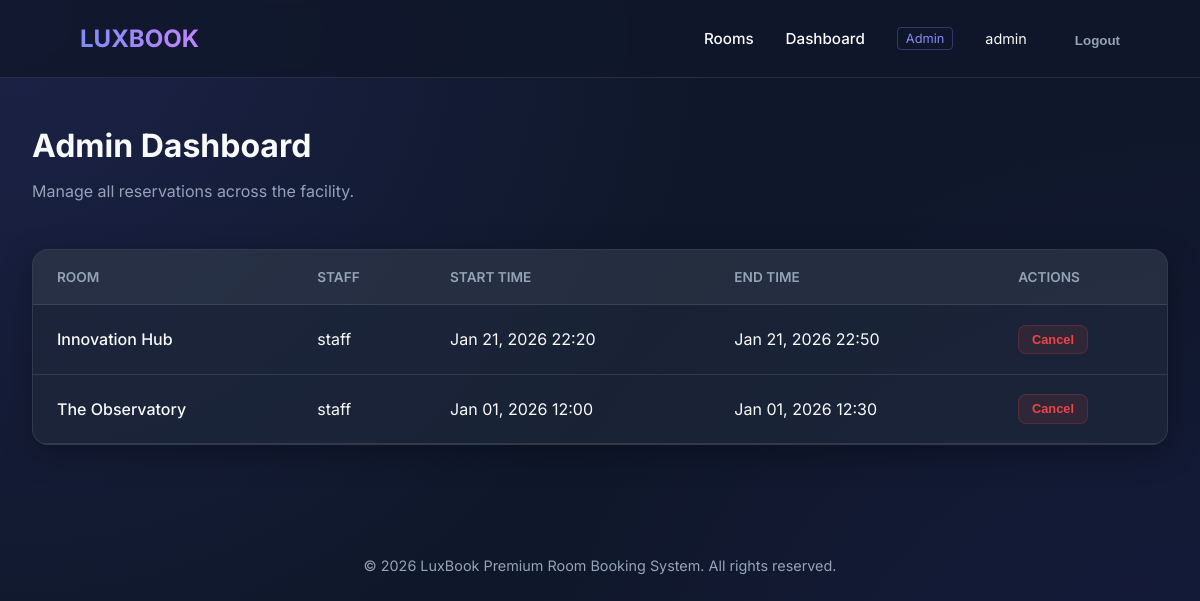
/admin-dashboard/ (signed in), run on the app's committed database.
### bookings/models.py (models this page shows, shortened)
class Booking(models.Model):
    room = models.ForeignKey(Room, on_delete=models.CASCADE, related_name='bookings')
    user = models.ForeignKey(User, on_delete=models.CASCADE)
    start_time = models.DateTimeField()
    end_time = models.DateTimeField()
    created_at = models.DateTimeField(auto_now_add=True)

class Room(models.Model):
    name = models.CharField(max_length=100)
    capacity = models.IntegerField()
    description = models.TextField()
    image_url = models.URLField(blank=True, null=True) # For premium look, we'll use generated images

### bookings/views.py (the view)
# urls.py: path('admin-dashboard/', views.admin_dashboard, name='admin_dashboard'),
@user_passes_test(is_admin)
def admin_dashboard(request):
    bookings = Booking.objects.all().order_by('-start_time')
    return render(request, 'bookings/admin_dashboard.html', {'bookings': bookings})

### bookings/views.py (called while the page is built)
def is_admin(user):
    return user.is_authenticated and (user.is_superuser or user.groups.filter(name='Admin').exists())

### bookings/templates/bookings/admin_dashboard.html (shortened to what this page needs)
{% extends 'bookings/base.html' %}
{% block content %}
<header style="margin-bottom: 3rem;">
    <h1 style="margin-bottom: 0.5rem;">Admin Dashboard</h1>
    <p style="color: var(--text-muted);">Manage all reservations across the facility.</p>
</header>
<div class="glass-card" style="padding: 0; overflow: hidden;">
    <table style="width: 100%; border-collapse: collapse; text-align: left;">
        <thead>
            <tr style="background: rgba(255, 255, 255, 0.05); border-bottom: 1px solid var(--glass-border);">
                <th
                    style="padding: 1.2rem 1.5rem; color: var(--text-muted); font-weight: 600; font-size: 0.85rem; text-transform: uppercase;">
                    Room</th>
                <th
                    style="padding: 1.2rem 1.5rem; color: var(--text-muted); font-weight: 600; font-size: 0.85rem; text-transform: uppercase;">
                    Staff</th>
                <th
                    style="padding: 1.2rem 1.5rem; color: var(--text-muted); font-weight: 600; font-size: 0.85rem; text-transform: uppercase;">
                    Start Time</th>
                <th
                    style="padding: 1.2rem 1.5rem; color: var(--text-muted); font-weight: 600; font-size: 0.85rem; text-transform: uppercase;">
                    End Time</th>
                <th
                    style="padding: 1.2rem 1.5rem; color: var(--text-muted); font-weight: 600; font-size: 0.85rem; text-transform: uppercase;">
                    Actions</th>
            </tr>
        </thead>
        <tbody>
            {% for booking in bookings %}
            <tr style="border-bottom: 1px solid var(--glass-border); transition: background 0.3s ease;"
                onmouseover="this.style.background='rgba(255,255,255,0.02)'"
                onmouseout="this.style.background='transparent'">
                <td style="padding: 1.2rem 1.5rem; font-weight: 500;">{{ booking.room.name }}</td>
                <td style="padding: 1.2rem 1.5rem;">{{ booking.user.username }}</td>
                <td style="padding: 1.2rem 1.5rem;">{{ booking.start_time|date:"M d, Y H:i" }}</td>
                <td style="padding: 1.2rem 1.5rem;">{{ booking.end_time|date:"M d, Y H:i" }}</td>
                <td style="padding: 1.2rem 1.5rem;">
                    <form method="post" action="{% url 'cancel_booking' booking.id %}" style="display: inline;">
                        <button type="submit" class="btn"
                            style="background: rgba(239, 68, 68, 0.1); color: #ef4444; border: 1px solid rgba(239, 68, 68, 0.2); padding: 0.4rem 0.8rem; font-size: 0.8rem;">Cancel</button>
                    </form>
                </td>
            </tr>
            {% empty %}
            <tr>
                <td colspan="5" style="padding: 3rem; text-align: center; color: var(--text-muted);">No bookings found.
                </td>
            </tr>
            {% endfor %}
        </tbody>
    </table>
</div>
{% endblock %}

### bookings/templates/bookings/base.html (shortened to what this page needs)
<!DOCTYPE html>
<html lang="en">
<head>
</head>
<body>
    <nav>
        <a href="/" class="logo">LUXBOOK</a>
        <div class="nav-links">
            <a href="/">Rooms</a>
            {% if user.is_authenticated %}
            {% if user.is_superuser or user.groups.all.0.name == 'Admin' %}
            <a href="{% url 'admin_dashboard' %}">Dashboard</a>
            <span
                style="color: #818cf8; font-size: 0.8rem; border: 1px solid rgba(129, 140, 248, 0.3); padding: 0.2rem 0.5rem; border-radius: 4px;">Admin</span>
            {% elif user.groups.all.0.name == 'Staff' %}
            <span
                style="color: #10b981; font-size: 0.8rem; border: 1px solid rgba(16, 185, 129, 0.3); padding: 0.2rem 0.5rem; border-radius: 4px;">Staff</span>
            {% endif %}
            <span style="font-size: 0.9rem;">{{ user.username }}</span>
            <form action="{% url 'logout' %}" method="post" style="display: inline;">
                <button type="submit" class="btn"
                    style="background: transparent; color: var(--text-muted); padding: 0; margin-left: 1rem;">Logout</button>
            </form>
            {% else %}
            <a href="{% url 'login' %}" class="btn btn-primary">Sign In</a>
            {% endif %}
        </div>
    </nav>
    <div class="container animate-fade-in">
        {% block content %}
        {% endblock %}
    </div>
    <footer>
        &copy; 2026 LuxBook Premium Room Booking System. All rights reserved.
    </footer>
</body>
</html>

### bookings/templates/bookings/base.html (style rules this page uses)
:root { --primary: #6366f1; --primary-hover: #4f46e5; --bg-dark: #0f172a; --card-bg: rgba(30, 41, 59, 0.7); --glass-border: rgba(255, 255, 255, 0.1); --text-main: #f8fafc; --text-muted: #94a3b8; }
body { margin: 0; font-family: 'Inter', sans-serif; background-color: var(--bg-dark); color: var(--text-main); min-height: 100vh; background-image: radial-gradient(circle at 0% 0%, rgba(99, 102, 241, 0.15) 0%, transparent 50%), radial-gradient(circle at 100% 100%, rgba(79, 70, 229, 0.1) 0%, transparent 50%); background-attachment: fixed; }
nav { display: flex; justify-content: space-between; align-items: center; padding: 1.5rem 5rem; background: rgba(15, 23, 42, 0.8); backdrop-filter: blur(10px); border-bottom: 1px solid var(--glass-border); position: sticky; top: 0; z-index: 100; }
.logo { font-size: 1.5rem; font-weight: 700; background: linear-gradient(to right, #818cf8, #c084fc); -webkit-background-clip: text; background-clip: text; -webkit-text-fill-color: transparent; text-decoration: none; }
.nav-links { display: flex; gap: 2rem; align-items: center; }
.nav-links a { color: var(--text-main); text-decoration: none; font-size: 0.95rem; font-weight: 500; transition: color 0.3s ease; }
.btn { padding: 0.6rem 1.2rem; border-radius: 8px; font-weight: 600; cursor: pointer; transition: all 0.3s ease; text-decoration: none; display: inline-block; border: none; }
.container { max-width: 1200px; margin: 3rem auto; padding: 0 2rem; }
.glass-card { background: var(--card-bg); backdrop-filter: blur(12px); border: 1px solid var(--glass-border); border-radius: 16px; padding: 2rem; box-shadow: 0 8px 32px rgba(0, 0, 0, 0.3); }
footer { text-align: center; padding: 4rem 2rem; color: var(--text-muted); font-size: 0.9rem; }
.animate-fade-in { animation: fadeIn 0.8s ease forwards; }

### data on the page
Booking: room.name "Innovation Hub", user.username "staff", start_time "Jan 21, 2026 22:20", end_time "Jan 21, 2026 22:50"
Booking: room.name "The Observatory", user.username "staff", start_time "Jan 01, 2026 12:00", end_time "Jan 01, 2026 12:30"

### other printed values
{{ user.username }} "admin"
